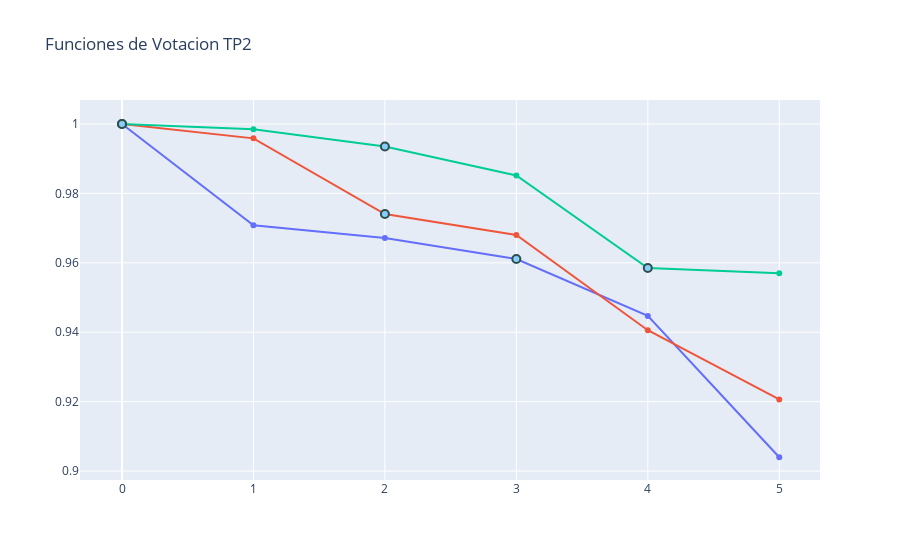

The cell this chart's notebook holds for it:
### Code cell
# Graficas TP2
index_TP2=[i for i in range(len(list_of_TP)) if len(list_of_TP[i]) == 2]
list_TP2 = [list_of_TP[i] for i in index_TP2]
list_voting_2=[lists_voting[i] for i in index_TP2]
graph_voting_functions(list_voting_2,list_TP2)

### Figure 1 — Plotly figure (JSON) as saved in the notebook; plotly's stock layout.template omitted (floating-point values rounded to 4 significant figures)
{"data": [{"name": "('subsp_michi_contigs', 'subsp_nebraskensis_419B')", "showlegend": false, "type": "scatter", "x": [0, 1, 2, 3, 4, 5], "y": [1, 0.9708, 0.9672, 0.9611, 0.9447, 0.904]}, {"name": "('subsp_capsici_1101', 'insidiosus_ATCC_10253')", "showlegend": false, "type": "scatter", "x": [0, 1, 2, 3, 4, 5], "y": [1, 0.9959, 0.9741, 0.968, 0.9406, 0.9206]}, {"name": "('subsp_sepedonicus_ATCC33113', 'tessellarius_ATCC_33566')", "showlegend": false, "type": "scatter", "x": [0, 1, 2, 3, 4, 5], "y": [1, 0.9985, 0.9935, 0.9852, 0.9585, 0.957]}, {"marker": {"color": "LightSkyBlue", "line": {"color": "DarkSlateGrey", "width": 2}, "size": 8}, "mode": "markers", "name": "TP", "showlegend": false, "type": "scatter", "x": [0], "y": [1]}, {"marker": {"color": "LightSkyBlue", "line": {"color": "DarkSlateGrey", "width": 2}, "size": 8}, "mode": "markers", "name": "TP", "showlegend": false, "type": "scatter", "x": [3], "y": [0.9611]}, {"marker": {"color": "LightSkyBlue", "line": {"color": "DarkSlateGrey", "width": 2}, "size": 8}, "mode": "markers", "name": "TP", "showlegend": false, "type": "scatter", "x": [0], "y": [1]}, {"marker": {"color": "LightSkyBlue", "line": {"color": "DarkSlateGrey", "width": 2}, "size": 8}, "mode": "markers", "name": "TP", "showlegend": false, "type": "scatter", "x": [2], "y": [0.9741]}, {"marker": {"color": "LightSkyBlue", "line": {"color": "DarkSlateGrey", "width": 2}, "size": 8}, "mode": "markers", "name": "TP", "showlegend": false, "type": "scatter", "x": [2], "y": [0.9935]}, {"marker": {"color": "LightSkyBlue", "line": {"color": "DarkSlateGrey", "width": 2}, "size": 8}, "mode": "markers", "name": "TP", "showlegend": false, "type": "scatter", "x": [4], "y": [0.9585]}], "layout": {"autosize": true, "title": {"text": "Funciones de Votacion TP2"}, "xaxis": {"autorange": true, "range": [-0.3038, 5.298], "type": "linear"}, "yaxis": {"autorange": true, "range": [0.896, 1.009], "type": "linear"}}}
